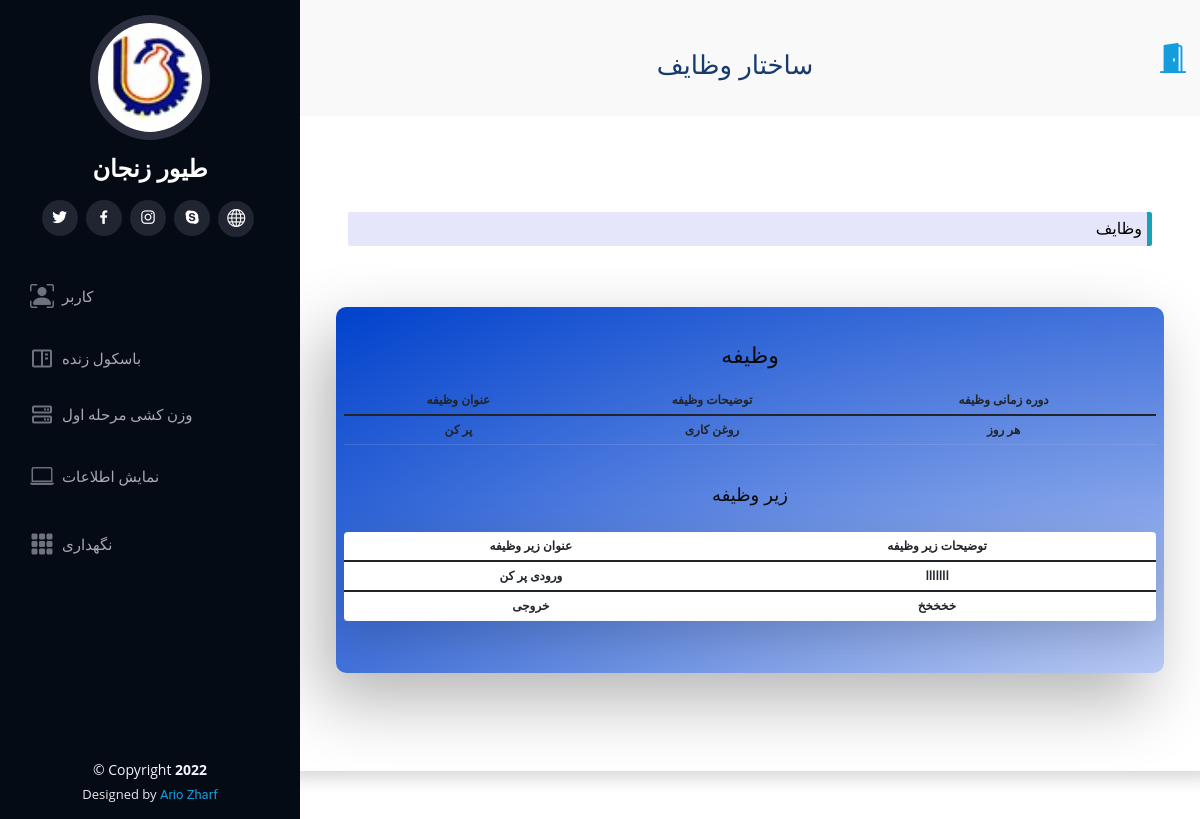
Before: /task/structure/list/ (signed in) with the older database file.
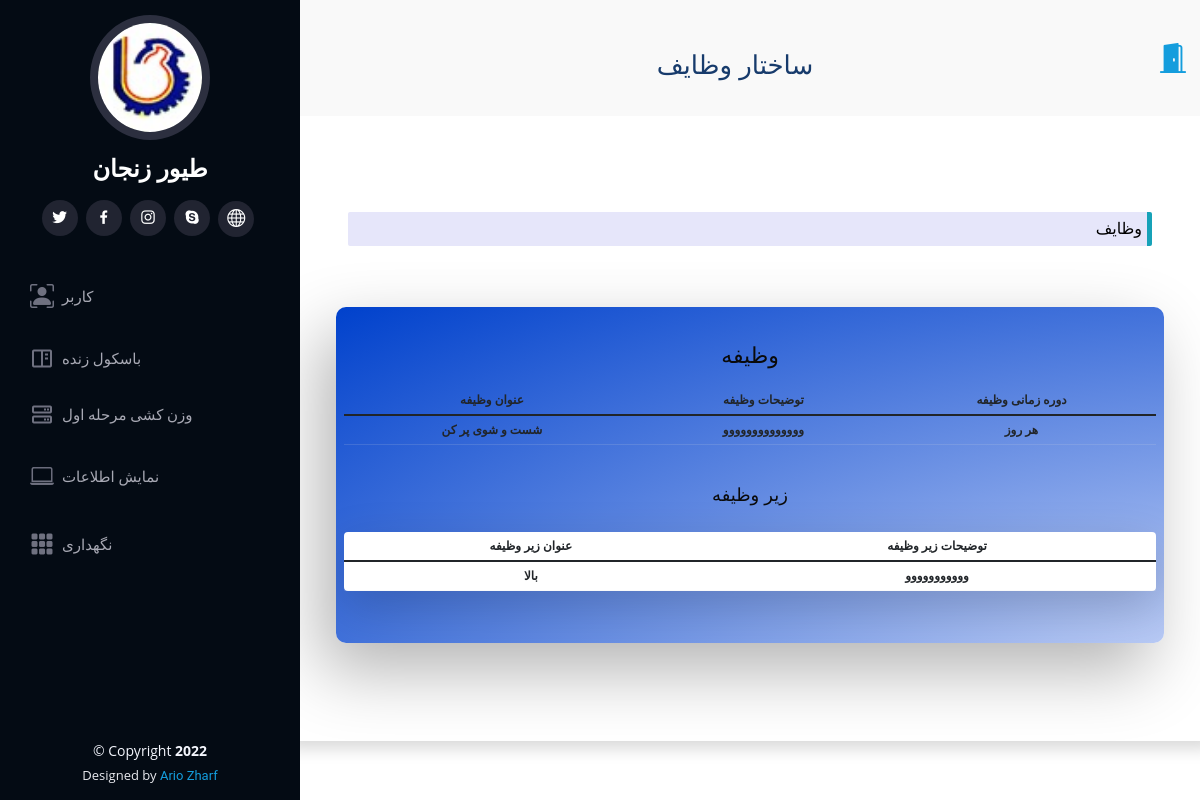
After: the same page with the newer database file.
### DeviceMaintenance/models.py (models this page shows, shortened)
class TaskStructure(models.Model):
    task_structure_id = models.CharField(default=str(uuid1().int), max_length=100)
    title = models.CharField(max_length=50)
    description = models.TextField()
    cycle_time = models.TextField()

class SubTaskStructure(models.Model):
    title = models.CharField(max_length=25)
    description = models.TextField()
    sub_task_structure_id = models.CharField(default=str(uuid1().int), max_length=250)
    task_structure = models.ForeignKey(TaskStructure, on_delete=models.CASCADE, null=True)

### DeviceMaintenance/views.py (the view)
def task_structure_list(requests):
    if requests.user.is_authenticated:
        ceo_list = wh_models.CEO.objects.all().filter(username=requests.user.username)
        task_user_list = dm_models.TaskUser.objects.all().filter(username=requests.user.username)
        if len(ceo_list) > 0 or len(task_user_list) > 0 or requests.user.is_superuser:
            task_list = loader.get_template('DeviceMaintenance/task_list.html')
            task_structure_objects_list = dm_models.TaskStructure.objects.all()
            final_list = []
            for ts in task_structure_objects_list:
                sub_structure_object_list = dm_models.SubTaskStructure.objects.all().filter(
                    task_structure__task_structure_id=ts.task_structure_id)
                final_list.append([ts, sub_structure_object_list])
            context = {
                'data_list': final_list,
                'request': requests,
            }
            return HttpResponse(task_list.render(context))
    return HttpResponseRedirect(reverse('Error', args=["you can't access to this page"]))

### DeviceMaintenance/templates/DeviceMaintenance/task_list.html (shortened to what this page needs)
{% extends 'WareHouseApp/main.html' %}
{% block title %}
<h2>ساختار وظایف</h2>
{% endblock %}
{% block content %}
<div class=" cont">
         <div class="row form sign-in shadow p-5 mb-5 bg-white rounded d-flex align-items-stretch">
             <div class="col-12 mt-5 ">
                 <p class="partition" style="background-color: lavender;
                  border-radius: 2px;
                  border-right-style: solid;
                  border-right-color: #17a2b8;
                  border-right-width: 5px;
                  text-align: right;
                  padding-right: 10px;
                  padding: 5px;
                  color: black;">وظایف</p>
             </div>
             <div class="fresh-table  full-color-blue badge filter badge-blue{{ pc.pre_cold_id }}"  style="overflow-x: scroll;">
                      <table id="fresh-table" class="table">
                        <thead>
                          <th>عنوان وظیفه</th>
                          <th>توضیحات وظیفه</th>
                          <th>دوره زمانی وظیفه</th>
                        </thead>
                          {% for data in data_list %}
                        <label  ><h4 style="color: #0a0a0a">وظیفه</h4>
                            <tbody>
                              <tr>
                                <td>{{ data.0.title }}</td>
                                <td>{{ data.0.description }}</td>
                                <td>{{ data.0.cycle_time }}</td>
                              </tr>
                            </tbody>
                        </label>
                      </table>
                        <br><br>
                      <table id="fresh-table" class="table   shadow-lg p-3 mb-5 bg-white rounded  ">
                        <thead>
                          <th>عنوان زیر وظیفه</th>
                          <th>توضیحات زیر وظیفه</th>
                        </thead>
                        <h5 style="color: #0a0a0a">زیر وظیفه</h5>
                        {% for sub_task in data.1 %}
                        <label>
                            <tbody >
                              <tr>
                                  <td>{{ sub_task.title }}</td>
                                  <td>{{ sub_task.description }}</td>
                              </tr>
                            </tbody>
                        </label>
                          {% endfor %}
                      </table>
                     </div>
                            <br><br><br><br>
                          {% endfor %}
            </div>
        </div>
{% endblock %}

Changed rows visible on the page:
removed SubTaskStructure: title "ورودی پر کن", description "ااااااا"
removed SubTaskStructure: title "خروجی", description "خخخخخ"
changed TaskStructure "هر روز": title "پر کن" → "شست و شوی پر کن"; description "روغن کاری" → "وووووووووووووو"
added SubTaskStructure: title "بالا", description "ووووووووووو"
